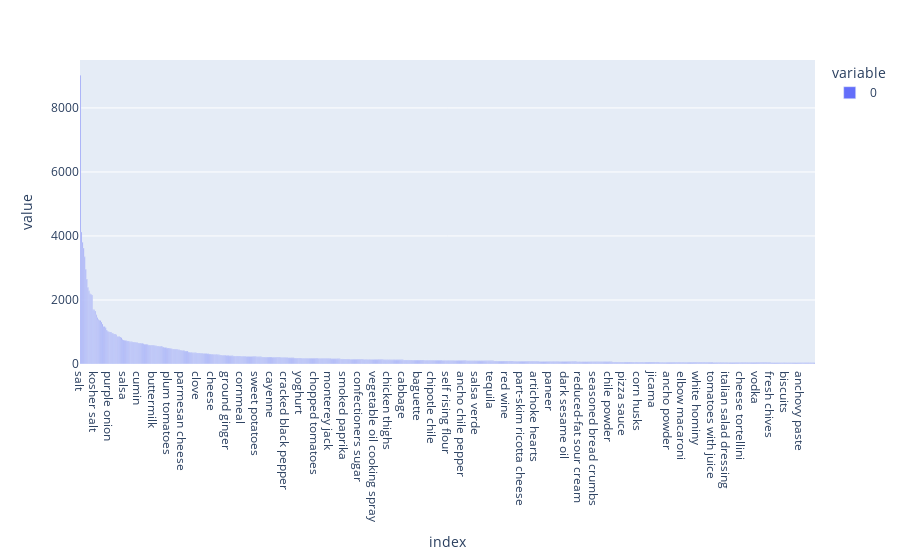

The notebook cell this image was saved under:
### Code cell
fig = px.bar(get_ingredients(df_train['ingredients']).value_counts()[0:700])
fig.show()

### Figure 1 — Plotly figure (JSON) as saved in the notebook; plotly's stock layout.template omitted (floating-point values rounded to 4 significant figures; data arrays with more than 128 entries replaced by an {"elided": "..."} marker saying what was removed)
{"data": [{"alignmentgroup": "True", "hovertemplate": "variable=0<br>index=%{x}<br>value=%{y}<extra></extra>", "legendgroup": "0", "marker": {"color": "#636efa", "pattern": {"shape": ""}}, "name": "0", "offsetgroup": "0", "orientation": "v", "showlegend": true, "textposition": "auto", "type": "bar", "x": {"elided": "700 str values"}, "xaxis": "x", "y": {"elided": "700 int values"}, "yaxis": "y"}], "layout": {"barmode": "relative", "legend": {"title": {"text": "variable"}, "tracegroupgap": 0}, "margin": {"t": 60}, "xaxis": {"anchor": "y", "domain": [0, 1], "title": {"text": "index"}}, "yaxis": {"anchor": "x", "domain": [0, 1], "title": {"text": "value"}}}}
